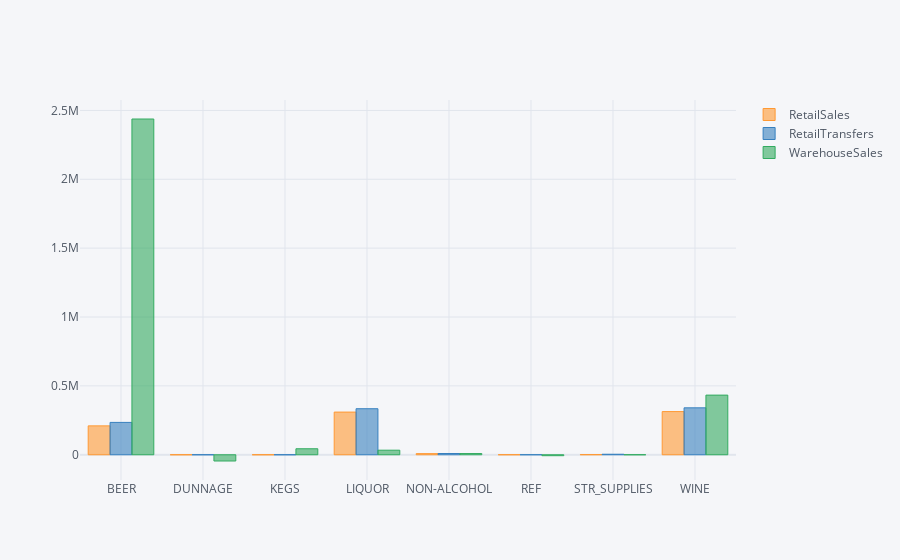

Write notebook code for a chart like this one.
### Code cell
data_df_bar.iplot(kind='bar', x='ItemType', y=['RetailSales', 'RetailTransfers', 'WarehouseSales'])

### Figure 1 — Plotly figure (JSON) as saved in the notebook; plotly's stock layout.template omitted (floating-point values rounded to 4 significant figures)
{"data": [{"marker": {"color": "rgba(255, 153, 51, 0.6)", "line": {"color": "rgba(255, 153, 51, 1.0)", "width": 1}}, "name": "RetailSales", "orientation": "v", "text": "", "type": "bar", "x": ["BEER", "DUNNAGE", "KEGS", "LIQUOR", "NON-ALCOHOL", "REF", "STR_SUPPLIES", "WINE"], "y": [209800.0, 0, 0, 309800.0, 8110.0, 281.3, 996.0, 313400.0]}, {"marker": {"color": "rgba(55, 128, 191, 0.6)", "line": {"color": "rgba(55, 128, 191, 1.0)", "width": 1}}, "name": "RetailTransfers", "orientation": "v", "text": "", "type": "bar", "x": ["BEER", "DUNNAGE", "KEGS", "LIQUOR", "NON-ALCOHOL", "REF", "STR_SUPPLIES", "WINE"], "y": [234900.0, 0, 0, 334200.0, 9058.0, 171.9, 3595.0, 340700.0]}, {"marker": {"color": "rgba(50, 171, 96, 0.6)", "line": {"color": "rgba(50, 171, 96, 1.0)", "width": 1}}, "name": "WarehouseSales", "orientation": "v", "text": "", "type": "bar", "x": ["BEER", "DUNNAGE", "KEGS", "LIQUOR", "NON-ALCOHOL", "REF", "STR_SUPPLIES", "WINE"], "y": [2438000.0, -45331, 43558, 33170.0, 8657.0, -6754, 0, 433000.0]}], "layout": {"legend": {"bgcolor": "#F5F6F9", "font": {"color": "#4D5663"}}, "paper_bgcolor": "#F5F6F9", "plot_bgcolor": "#F5F6F9", "title": {"font": {"color": "#4D5663"}}, "xaxis": {"gridcolor": "#E1E5ED", "showgrid": true, "tickfont": {"color": "#4D5663"}, "title": {"font": {"color": "#4D5663"}, "text": ""}, "zerolinecolor": "#E1E5ED"}, "yaxis": {"gridcolor": "#E1E5ED", "showgrid": true, "tickfont": {"color": "#4D5663"}, "title": {"font": {"color": "#4D5663"}, "text": ""}, "zerolinecolor": "#E1E5ED"}}}
